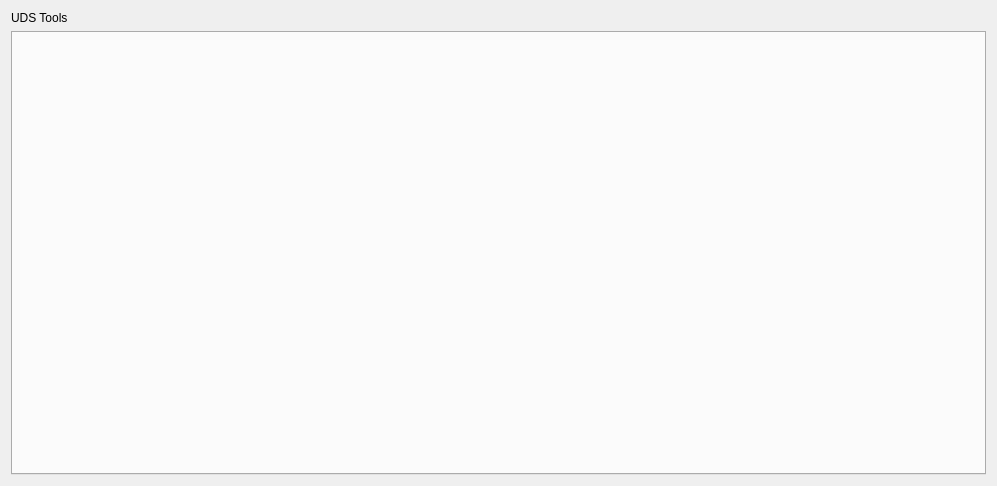
<?xml version="1.0" encoding="UTF-8"?>
<ui version="4.0">
 <class>UdsToolsWidget</class>
 <widget class="QWidget" name="UdsToolsWidget">
  <property name="geometry">
   <rect>
    <x>0</x>
    <y>0</y>
    <width>997</width>
    <height>486</height>
   </rect>
  </property>
  <property name="windowTitle">
   <string>Form</string>
  </property>
  <layout class="QVBoxLayout" name="verticalLayout">
   <item>
    <widget class="QLabel" name="toolLabel">
     <property name="text">
      <string>UDS Tools</string>
     </property>
    </widget>
   </item>
   <item>
    <widget class="QTabWidget" name="udsTools">
     <property name="currentIndex">
      <number>-1</number>
     </property>
    </widget>
   </item>
  </layout>
 </widget>
 <resources/>
 <connections/>
</ui>
